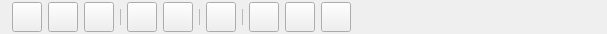
<?xml version="1.0" encoding="UTF-8"?>
<ui version="4.0">
 <class>AFQPainterSourceToolbar</class>
 <widget class="QWidget" name="AFQPainterSourceToolbar">
  <property name="geometry">
   <rect>
    <x>0</x>
    <y>0</y>
    <width>607</width>
    <height>34</height>
   </rect>
  </property>
  <property name="minimumSize">
   <size>
    <width>0</width>
    <height>34</height>
   </size>
  </property>
  <property name="maximumSize">
   <size>
    <width>16777215</width>
    <height>34</height>
   </size>
  </property>
  <property name="windowTitle">
   <string>Form</string>
  </property>
  <layout class="QHBoxLayout" name="horizontalLayout_2">
   <property name="spacing">
    <number>6</number>
   </property>
   <property name="leftMargin">
    <number>12</number>
   </property>
   <property name="topMargin">
    <number>0</number>
   </property>
   <property name="rightMargin">
    <number>0</number>
   </property>
   <property name="bottomMargin">
    <number>0</number>
   </property>
   <item>
    <widget class="QPushButton" name="buttonPencilTool">
     <property name="minimumSize">
      <size>
       <width>30</width>
       <height>30</height>
      </size>
     </property>
     <property name="maximumSize">
      <size>
       <width>30</width>
       <height>30</height>
      </size>
     </property>
     <property name="toolTip">
      <string>Toolbar.PainterSource.Pen</string>
     </property>
     <property name="text">
      <string/>
     </property>
     <property name="iconSize">
      <size>
       <width>30</width>
       <height>30</height>
      </size>
     </property>
     <property name="checkable">
      <bool>true</bool>
     </property>
     <property name="toolbarType" stdset="0">
      <string>painter-source</string>
     </property>
    </widget>
   </item>
   <item>
    <widget class="QPushButton" name="buttonRectangleTool">
     <property name="minimumSize">
      <size>
       <width>30</width>
       <height>30</height>
      </size>
     </property>
     <property name="maximumSize">
      <size>
       <width>30</width>
       <height>30</height>
      </size>
     </property>
     <property name="toolTip">
      <string>Toolbar.PainterSource.Rectangle</string>
     </property>
     <property name="text">
      <string/>
     </property>
     <property name="iconSize">
      <size>
       <width>30</width>
       <height>30</height>
      </size>
     </property>
     <property name="checkable">
      <bool>true</bool>
     </property>
     <property name="toolbarType" stdset="0">
      <string>painter-source</string>
     </property>
    </widget>
   </item>
   <item>
    <widget class="QPushButton" name="buttonCircleTool">
     <property name="minimumSize">
      <size>
       <width>30</width>
       <height>30</height>
      </size>
     </property>
     <property name="maximumSize">
      <size>
       <width>30</width>
       <height>30</height>
      </size>
     </property>
     <property name="toolTip">
      <string>Toolbar.PainterSource.Ellipse</string>
     </property>
     <property name="text">
      <string/>
     </property>
     <property name="iconSize">
      <size>
       <width>30</width>
       <height>30</height>
      </size>
     </property>
     <property name="checkable">
      <bool>true</bool>
     </property>
     <property name="toolbarType" stdset="0">
      <string>painter-source</string>
     </property>
    </widget>
   </item>
   <item>
    <layout class="QHBoxLayout" name="horizontalLayout">
     <property name="spacing">
      <number>0</number>
     </property>
     <property name="leftMargin">
      <number>0</number>
     </property>
     <property name="topMargin">
      <number>4</number>
     </property>
     <property name="bottomMargin">
      <number>4</number>
     </property>
     <item>
      <widget class="QFrame" name="frameLine">
       <property name="minimumSize">
        <size>
         <width>1</width>
         <height>16</height>
        </size>
       </property>
       <property name="maximumSize">
        <size>
         <width>1</width>
         <height>16</height>
        </size>
       </property>
       <property name="frameShape">
        <enum>QFrame::StyledPanel</enum>
       </property>
       <property name="frameShadow">
        <enum>QFrame::Raised</enum>
       </property>
      </widget>
     </item>
    </layout>
   </item>
   <item>
    <widget class="QPushButton" name="buttonToolThickness">
     <property name="minimumSize">
      <size>
       <width>30</width>
       <height>30</height>
      </size>
     </property>
     <property name="maximumSize">
      <size>
       <width>30</width>
       <height>30</height>
      </size>
     </property>
     <property name="toolTip">
      <string>Toolbar.PainterSource.Thick</string>
     </property>
     <property name="text">
      <string/>
     </property>
     <property name="iconSize">
      <size>
       <width>30</width>
       <height>30</height>
      </size>
     </property>
     <property name="checkable">
      <bool>true</bool>
     </property>
     <property name="toolbarType" stdset="0">
      <string>painter-source</string>
     </property>
    </widget>
   </item>
   <item>
    <widget class="QPushButton" name="buttonToolColor">
     <property name="minimumSize">
      <size>
       <width>30</width>
       <height>30</height>
      </size>
     </property>
     <property name="maximumSize">
      <size>
       <width>30</width>
       <height>30</height>
      </size>
     </property>
     <property name="toolTip">
      <string>Toolbar.PainterSource.Color</string>
     </property>
     <property name="text">
      <string/>
     </property>
     <property name="iconSize">
      <size>
       <width>30</width>
       <height>30</height>
      </size>
     </property>
     <property name="checkable">
      <bool>true</bool>
     </property>
     <property name="toolbarType" stdset="0">
      <string>painter-source</string>
     </property>
    </widget>
   </item>
   <item>
    <layout class="QVBoxLayout" name="verticalLayout">
     <property name="spacing">
      <number>0</number>
     </property>
     <property name="leftMargin">
      <number>0</number>
     </property>
     <property name="topMargin">
      <number>4</number>
     </property>
     <property name="bottomMargin">
      <number>4</number>
     </property>
     <item>
      <widget class="QFrame" name="frameLine2">
       <property name="minimumSize">
        <size>
         <width>1</width>
         <height>16</height>
        </size>
       </property>
       <property name="maximumSize">
        <size>
         <width>1</width>
         <height>16</height>
        </size>
       </property>
       <property name="frameShape">
        <enum>QFrame::StyledPanel</enum>
       </property>
       <property name="frameShadow">
        <enum>QFrame::Raised</enum>
       </property>
      </widget>
     </item>
    </layout>
   </item>
   <item>
    <widget class="QPushButton" name="buttonEraserTool">
     <property name="minimumSize">
      <size>
       <width>30</width>
       <height>30</height>
      </size>
     </property>
     <property name="maximumSize">
      <size>
       <width>30</width>
       <height>30</height>
      </size>
     </property>
     <property name="toolTip">
      <string>Toolbar.PainterSource.Eraser</string>
     </property>
     <property name="text">
      <string/>
     </property>
     <property name="iconSize">
      <size>
       <width>30</width>
       <height>30</height>
      </size>
     </property>
     <property name="checkable">
      <bool>true</bool>
     </property>
     <property name="toolbarType" stdset="0">
      <string>painter-source</string>
     </property>
    </widget>
   </item>
   <item>
    <layout class="QHBoxLayout" name="horizontalLayout_3">
     <property name="spacing">
      <number>0</number>
     </property>
     <property name="leftMargin">
      <number>0</number>
     </property>
     <property name="topMargin">
      <number>4</number>
     </property>
     <property name="bottomMargin">
      <number>4</number>
     </property>
     <item>
      <widget class="QFrame" name="frameLine3">
       <property name="minimumSize">
        <size>
         <width>1</width>
         <height>16</height>
        </size>
       </property>
       <property name="maximumSize">
        <size>
         <width>1</width>
         <height>16</height>
        </size>
       </property>
       <property name="frameShape">
        <enum>QFrame::StyledPanel</enum>
       </property>
       <property name="frameShadow">
        <enum>QFrame::Raised</enum>
       </property>
      </widget>
     </item>
    </layout>
   </item>
   <item>
    <widget class="QPushButton" name="buttonUndo">
     <property name="minimumSize">
      <size>
       <width>30</width>
       <height>30</height>
      </size>
     </property>
     <property name="maximumSize">
      <size>
       <width>30</width>
       <height>30</height>
      </size>
     </property>
     <property name="toolTip">
      <string>Toolbar.PainterSource.Undo</string>
     </property>
     <property name="text">
      <string/>
     </property>
     <property name="iconSize">
      <size>
       <width>30</width>
       <height>30</height>
      </size>
     </property>
     <property name="toolbarType" stdset="0">
      <string>painter-source</string>
     </property>
    </widget>
   </item>
   <item>
    <widget class="QPushButton" name="buttonRedo">
     <property name="minimumSize">
      <size>
       <width>30</width>
       <height>30</height>
      </size>
     </property>
     <property name="maximumSize">
      <size>
       <width>30</width>
       <height>30</height>
      </size>
     </property>
     <property name="toolTip">
      <string>Toolbar.PainterSource.Redo</string>
     </property>
     <property name="text">
      <string/>
     </property>
     <property name="iconSize">
      <size>
       <width>30</width>
       <height>30</height>
      </size>
     </property>
     <property name="toolbarType" stdset="0">
      <string>painter-source</string>
     </property>
    </widget>
   </item>
   <item>
    <widget class="QPushButton" name="buttonReset">
     <property name="minimumSize">
      <size>
       <width>30</width>
       <height>30</height>
      </size>
     </property>
     <property name="maximumSize">
      <size>
       <width>30</width>
       <height>30</height>
      </size>
     </property>
     <property name="toolTip">
      <string>Toolbar.PainterSource.Clear</string>
     </property>
     <property name="text">
      <string/>
     </property>
     <property name="iconSize">
      <size>
       <width>30</width>
       <height>30</height>
      </size>
     </property>
     <property name="toolbarType" stdset="0">
      <string>painter-source</string>
     </property>
    </widget>
   </item>
   <item>
    <spacer name="horizontalSpacer">
     <property name="orientation">
      <enum>Qt::Horizontal</enum>
     </property>
     <property name="sizeHint" stdset="0">
      <size>
       <width>40</width>
       <height>20</height>
      </size>
     </property>
    </spacer>
   </item>
  </layout>
 </widget>
 <resources/>
 <connections/>
</ui>
